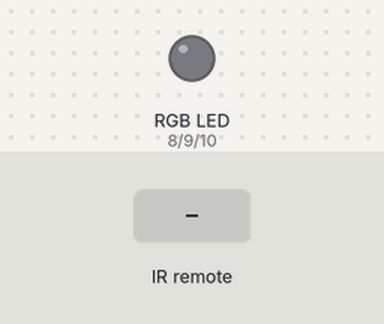
Simulated run of this sketch. Board: Arduino Uno, built with avr-gcc and run on an emulated ATmega328P. On the bench: an RGB LED mixed from three pins (HIGH = lit). The test bench sets the inputs (shaded band). Dim RGB values are drawn brighter than linear; what the sketch prints to the serial monitor is not drawn.

Above: at 4.2 s.
4.3 s: infrared code 0xFF02FD received
At 6.6 s:
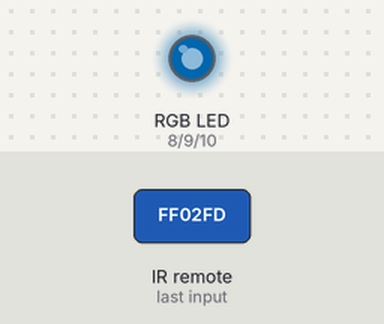
7.3 s: infrared code 0xFFA25D received
At 8.6 s:
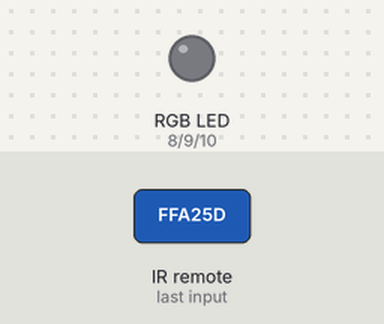
9.3 s: infrared code 0xFFC23D received
At 12.2 s:
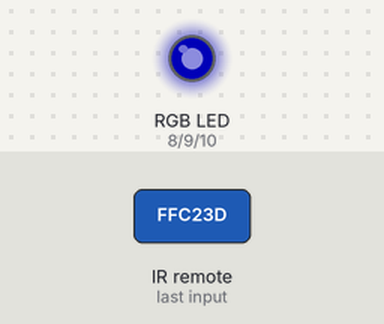
12.3 s: infrared code 0xFF22DD received
At 15.22 s:
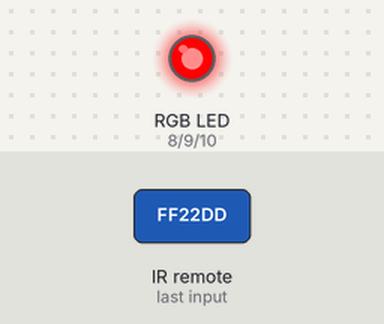
15.3 s: infrared code 0xFFC23D received
18.3 s: infrared code 0xFF02FD received
At 24.4 s:
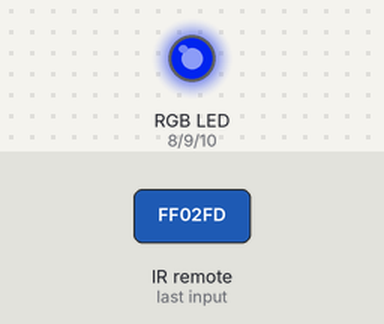
Timing chart, 0 to 27.7 s (numbered marks = the images above; inputs shaded):
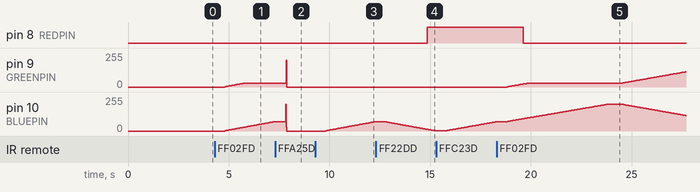

Measured:
- after the input at 4.3 s, pin 9 (GREENPIN): moves from 0/255 to 30/255 over 0.99 s, starting after 0.51 s; pin 10 (BLUEPIN): moves from 0/255 to 71/255 over 2.5 s, starting after 0.51 s
- after the input at 7.3 s, pin 9 (GREENPIN): 30/255 → 0/255 after 0.55 s
- after the input at 9.3 s, pin 10 (BLUEPIN): moves from 0/255 to 70/255 over 2.4 s, starting after 0.52 s
- after the input at 12.3 s, pin 8 (REDPIN): LOW → HIGH after 2.6 s instead of 2.1 s
- after the input at 18.3 s, pin 8 (REDPIN): HIGH → LOW after 1.3 s; pin 9 (GREENPIN): moves from 0/255 to 114/255 over 8.9 s, starting after 0.54 s

The sketch:

lightbox.ino
```cpp
#include "IRremote.h"
#include <Wire.h>
#include "RTClib.h"

RTC_DS3231 rtc;

#define REDPIN 8
#define GREENPIN 9
#define BLUEPIN 10
#define RECEIVER 12

/*-----( Declare objects )-----*/
IRrecv irrecv(RECEIVER);     // create instance of 'irrecv'
decode_results results;      // create instance of 'decode_results'

int red = 0;
int blue = 0;
int green = 0;
int state = 999;
int prevState = 999;

void setup() {
  Serial.begin(9600);
  irrecv.enableIRIn(); // Start the receiver
  irrecv.blink13(false);
  pinMode(REDPIN, OUTPUT);
  pinMode(GREENPIN, OUTPUT);
  pinMode(BLUEPIN, OUTPUT);
  delay(3000); // wait for console opening
  if (! rtc.begin()) {
    Serial.println("Couldn't find RTC");
    while (1);
  }
  if (rtc.lostPower()) {
    Serial.println("RTC lost power, lets set the time!");
    // following line sets the RTC to the date & time this sketch was compiled
    rtc.adjust(DateTime(F(__DATE__), F(__TIME__)));
  }
}


void loop() {
  // continuously checks the state of the machine
  checkState();
}


// Gets the IR code and changes the state if there is a signal
void checkRemote() {
  if (irrecv.decode(&results)) {
    switch (results.value) {
      case 0xFFA25D: Serial.println("POWER"); state = 999; break;
      case 0xFFE21D: Serial.println("FUNC/STOP"); state = 690; break;
      case 0xFF629D: Serial.println("VOL+"); state = 0; break;
      case 0xFF22DD: Serial.println("FAST BACK"); state = 10; break;
      case 0xFF02FD: Serial.println("PAUSE"); state = 20; break;
      case 0xFFC23D: Serial.println("FAST FORWARD"); state = 30;  break;
      case 0xFFE01F: Serial.println("DOWN"); state = 0;  break;
      case 0xFFA857: Serial.println("VOL-"); state = 0;  break;
      case 0xFF906F: Serial.println("UP"); state = 0;  break;
      case 0xFF9867: Serial.println("EQ"); state = 0;  break;
      case 0xFFB04F: Serial.println("ST/REPT"); state = 0; break;
      case 0xFF6897: Serial.println("0"); state = 0;  break;
      case 0xFF30CF: Serial.println("1"); state = 1; break;
      case 0xFF18E7: Serial.println("2"); state = 2; break;
      case 0xFF7A85: Serial.println("3"); state = 3;  break;
      case 0xFF10EF: Serial.println("4"); state = 4; break;
      case 0xFF38C7: Serial.println("5"); state = 5; break;
      case 0xFF5AA5: Serial.println("6"); state = 6; break;
      case 0xFF42BD: Serial.println("7"); state = 7; break;
      case 0xFF4AB5: Serial.println("8"); state = 8; break;
      case 0xFF52AD: Serial.println("9"); state = 9; break;
      case 0xFFFFFFFF: Serial.println(" REPEAT"); break;
      default: Serial.println(" other button   ");
    }
    delay(500); // Do not get immediate repeat
    irrecv.resume(); // receive the next value
  }
}


// Checks and sets the current states
void checkState() {
  prevState = state;
  checkRemote();
  Serial.println(state);
  if (state == 999) {
    setLights(0, 0, 0);
  }
  if (state != prevState) {
    switch (state) {
      case 0:
        //white();
        break;
      case 1:
        setLights(255, 0, 0);
        break;
      case 2:
        setLights(0, 255, 0);
        break;
      case 3:
        setLights(0, 0, 255);
        break;
      case 4:
        setLights(210, 55, 0);
        break;
      case 5:
        setLights(0, 255, 40);
        break;
      case 6:
        setLights(0, 50, 180);
        break;
      case 7:
        setLights(220, 110, 20);
        break;
      case 8:
        setLights(0, 255, 230);
        break;
      case 9:
        setLights(150, 0, 170);
        break;
      case 10:
        redFade();
        break;
      case 20:
        greenFade();
        break;
      case 30:
        blueFade();
        break;
      case 690:
        dayCycle();
        break;
      case 999:
        setLights(0, 0, 0);
        break;
    }
  }
}
/*
   COLORS:

   0 - WHITE - 255, 255, 255

   1 - RED - 255, 0, 0
   4 - ORANGE - 210, 55, 0
   7 - YELLOW - 220, 110, 20

   2 - GREEN - 0, 255, 0
   5 - LIGHT GREEN - 0, 255, 40
   8 - TEAL - 0, 255, 230

   3 - BLUE - 0, 0, 255
   6 - LIGHT BLUE - 0, 50, 180
   9 - PURPLE - 150, 0, 170
*/


// Sets the lights using the parameters and uses a delay to slowly or quickly set the lights
void setLights(int r, int g, int b, int d) {
  if (d == 0) {
    red = r;
    green = g;
    blue = b;
    analogWrite(REDPIN, red);
    analogWrite(GREENPIN, green);
    analogWrite(BLUEPIN, blue);
  }
  while (r != red || g != green || b != blue) {
    checkState();
    if (state == 999) {
      red = r;
      green = g;
      blue = b;
    }
    if (r > red) {
      red++;
    } else if (r < red) {
      red--;
    }
    if (g > green) {
      green++;
    } else if (g < green) {
      green--;
    }
    if (b > blue) {
      blue++;
    } else if (b < blue) {
      blue--;
    }
    analogWrite(REDPIN, red);
    analogWrite(GREENPIN, green);
    analogWrite(BLUEPIN, blue);
    Serial.print("Red: ");
    Serial.println(red);
    Serial.print("Green: ");
    Serial.println(green);
    Serial.print("Blue: ");
    Serial.println(blue);
    Serial.println("");
    delay(d);
  }

}

// Calls set lights with a zero delay
void setLights(int r, int g, int b) {
  setLights(r, g, b, 0);
}

void white() {
  while (state == 0) {
    setLights(200, 0, 0);
    setLights(0, 200, 0);
    setLights(0, 0, 200);
  }
}


// Models the daylights to act as a foe window
void dayCycle() {
  while (state == 690) {
    DateTime now = rtc.now();
    int hour = now.hour();
    int min = now.minute();
    if (hour == 7 && min == 0) {
      setLights(210, 55, 0, 1500);
    } else if (hour == 8 && min == 0) {
      setLights(220, 110, 20, 1500);
    } else if (hour == 12 && min == 0) {
      setLights(0, 50, 180, 1500);
    } else if (hour == 18 && min == 0) {
      setLights(0, 255, 230, 1500);
    } else if (hour == 19 && min == 0) {
      setLights(210, 55, 0, 1500);
    } else if (hour == 20 && min == 0) {
      setLights(255, 0, 0, 1500);
    } else if (hour == 21 && min == 0) { //21
      setLights(150, 0, 170, 1500);
    } else if (hour == 0 && min == 0) {
      setLights(0, 0, 0, 1500);
    }
  }
}


// Fades from red to orange nonstop
void redFade() {
  while (state == 10) {
    setLights(255, 0, 0, 20);
    setLights(210, 55, 0, 20);
  }
}


// Fades from green to teal nonstop
void greenFade() {
  while (state == 20) {
    setLights(0, 30, 200, 20);
    setLights(0, 200, 30, 20);
  }
}


// Fades from blue to orange purple
void blueFade() {
  while (state == 30) {
    setLights(150, 0, 170, 20);
    setLights(200, 0, 80, 20);
  }
}
```
